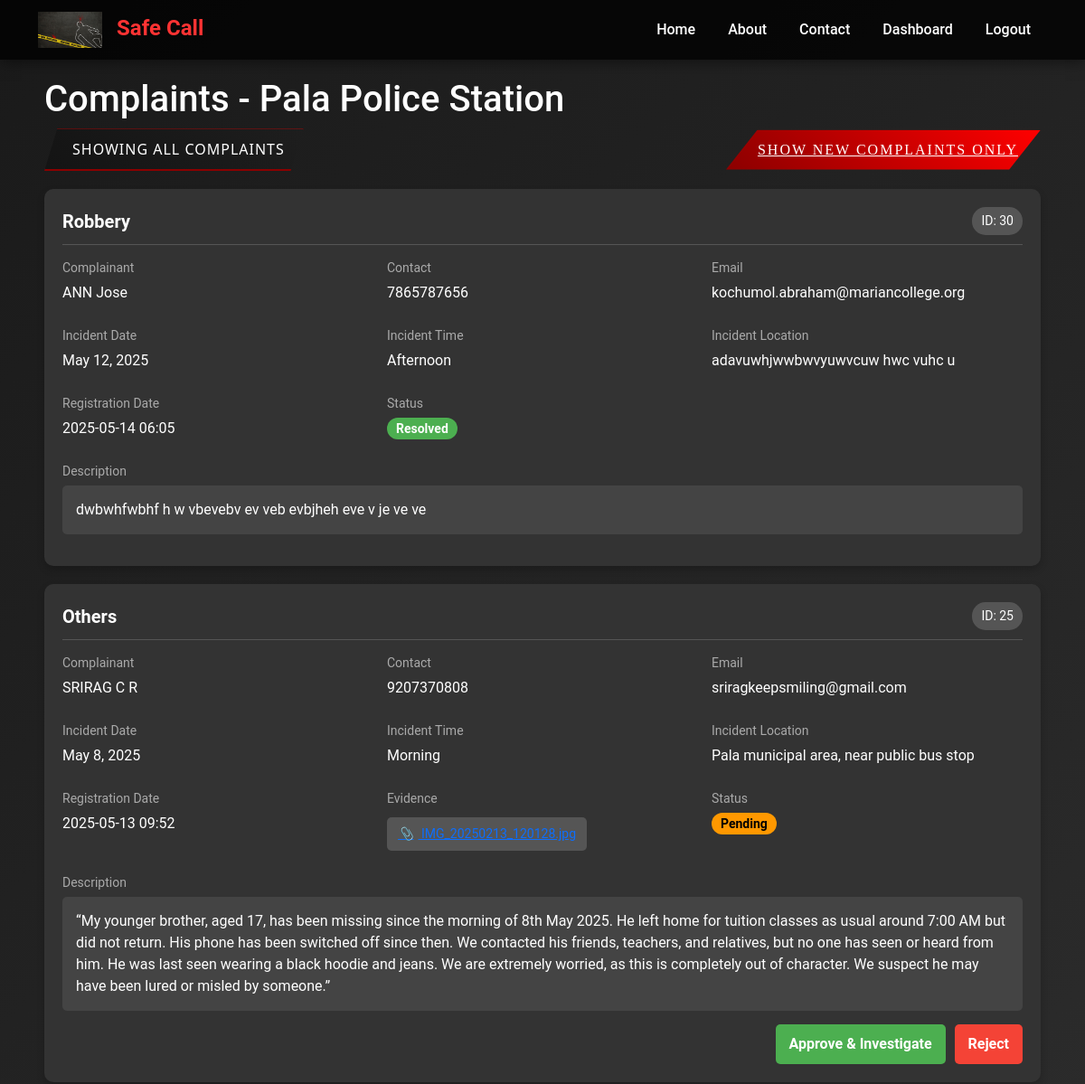
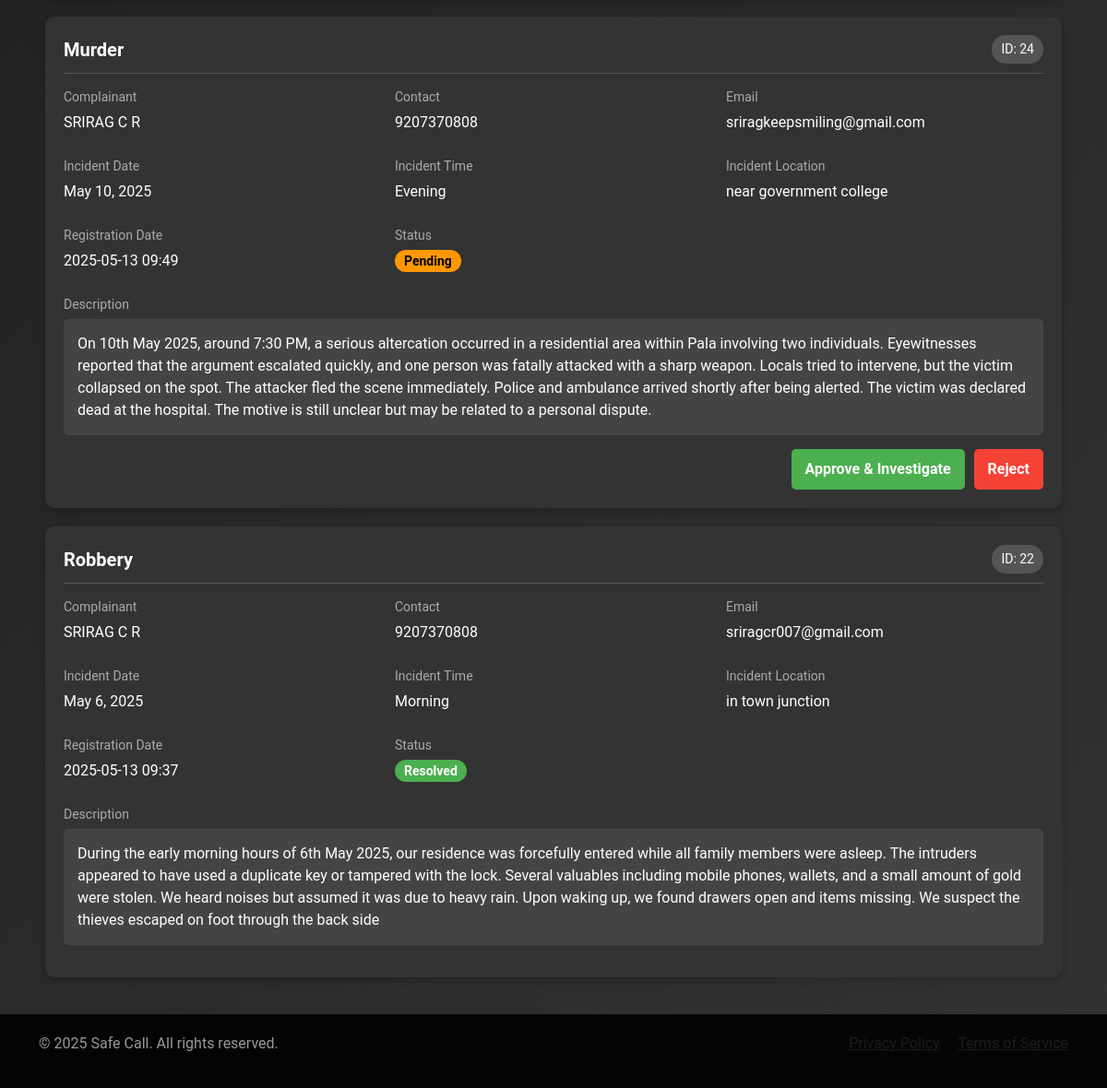
The app's page /police_station/view-complaints/?show_all=true (signed in) with its own data (2 pictures, top to bottom).
### core/models.py (models this page shows, shortened)
class PoliceStation(models.Model):
    district = models.CharField(max_length=100)
    location = models.CharField(max_length=255)
    pincode = models.CharField(max_length=6)
    contact = models.CharField(max_length=15)
    email = models.EmailField(unique=True)  # Added email field
    password = models.CharField(max_length=255)
    approved = models.BooleanField(default=False)

class Complaint(models.Model):
    COMPLAINT_TYPES = [
        ('Robbery', 'Robbery'),
        ('Assault', 'Assault'),
        ('Threats', 'Threats'),
        ('Burglary', 'Burglary'),
        ('Vandalism', 'Vandalism'),
        ('Fraud', 'Fraud'),
        ('Harassment', 'Harassment'),
        ('Theft', 'Theft'),
        ('Domestic Violence', 'Domestic Violence'),
        ('Sexual Assault', 'Sexual Assault'),
        ('Kidnapping', 'Kidnapping'),
        ('Stalking', 'Stalking'),
        ('Drunk Driving', 'Drunk Driving'),
        ('Hit and Run', 'Hit and Run'),
        ('Drug Offenses', 'Drug Offenses'),
        ('Public Intoxication', 'Public Intoxication'),
        ('Trespassing', 'Trespassing'),
        ('Hate Crimes', 'Hate Crimes'),
        ('Murder', 'Murder'),
        ('Arson', 'Arson'),
        ('Others', 'Others'),
    ]
    TIME_CHOICES = [
        ('Midnight', '12:00 AM - 12:59 AM'),
        ('Morning', '6:00 AM - 11:59 AM'),
        ('Noon', '12:00 PM - 12:59 PM'),
        ('Afternoon', '1:00 PM - 5:59 PM'),
        ('Evening', '6:00 PM - 8:59 PM'),
        ('Night', '9:00 PM - 11:59 PM'),
    ]
    STATUS_CHOICES = [
        ('Pending', 'Pending'),
        ('Under Investigation', 'Under Investigation'),
        ('Resolved', 'Resolved'),
        ('Rejected', 'Rejected'),
    ]
    user = models.ForeignKey(PublicUser, on_delete=models.CASCADE)
    police_station = models.ForeignKey(PoliceStation, on_delete=models.CASCADE)
    complaint_type = models.CharField(max_length=50, choices=COMPLAINT_TYPES)
    incident_date = models.DateField()
    incident_time = models.CharField(max_length=20, choices=TIME_CHOICES)
    incident_location = models.TextField(default='Location not specified')
    description = models.TextField()
    evidence = models.FileField(upload_to='complaint_evidence/', null=True, blank=True)
    status = models.CharField(max_length=20, choices=STATUS_CHOICES, default='Pending')
    registered_at = models.DateTimeField(auto_now_add=True)
    resolution_date = models.DateTimeField(null=True, blank=True)
    def filename(self):
        if self.evidence:
            return os.path.basename(self.evidence.name)
        return None

class PublicUser(models.Model):
    first_name = models.CharField(max_length=100)
    last_name = models.CharField(max_length=100)
    email = models.EmailField(unique=True)
    phone = models.CharField(max_length=15)
    adhaar = models.CharField(max_length=12, unique=True)
    address = models.TextField(null=True, blank=True)
    district = models.CharField(max_length=100, null=True, blank=True)
    pincode = models.CharField(max_length=6, null=True, blank=True)
    password = models.CharField(max_length=255)
    profile_picture = models.ImageField(upload_to='profile_pictures/', null=True, blank=True)
    date_of_birth = models.DateField(null=True, blank=True)
    gender = models.CharField(max_length=10, choices=[('Male', 'Male'), ('Female', 'Female'), ('Other', 'Other')], null=True, blank=True)
    is_verified = models.BooleanField(default=False)

### core/views.py (the view, shortened to what this page needs)
# urls.py: path('police_station/view-complaints/', views.police_view_complaints, name='police_view_complaints'),
def police_view_complaints(request):
    police_station = get_object_or_404(PoliceStation, id=request.session['police_station_id'])
    complaints = Complaint.objects.filter(
        police_station=police_station,
        status='Pending'
    ).order_by('-registered_at')
    show_all = request.GET.get('show_all', 'false').lower() == 'true'
    if show_all:
        complaints = Complaint.objects.filter(
            police_station=police_station
        ).order_by('-registered_at')
    return render(request, 'police_view_complaints.html', {
        'police_station': police_station,
        'complaints': complaints,
        'show_all': show_all
    })

### core/templates/police_view_complaints.html (shortened to what this page needs)
{% extends 'base.html' %}
{% block content %}
<div class="complaints-container">
    <h1>Complaints - {{ police_station.location }} Police Station</h1>
    <div style="display: flex; justify-content: space-between; align-items: center; margin-bottom: 20px;">
        <div>
            {% if show_all %}
                <span class="toggle-badge toggle-badge-dark">Showing all complaints</span>
            {% else %}
                <span class="toggle-badge toggle-badge-orange"><i class="fas fa-bell"></i>Showing new complaints only</span>
            {% endif %}
        </div>
        <div>
            {% if show_all %}
                <a href="?show_all=false" class="toggle-btn toggle-btn-orange">Show New Complaints Only</a>
            {% else %}
                <a href="?show_all=true" class="toggle-btn toggle-btn-dark"><i class="fas fa-list-ul"></i>Show All Complaints</a>
            {% endif %}
        </div>
    </div>
    {% if complaints %}
        {% for complaint in complaints %}
            <div class="complaint-card">
                <div class="complaint-header">
                    <div class="complaint-title">{{ complaint.complaint_type }}</div>
                    <div class="complaint-id">ID: {{ complaint.id }}</div>
                </div>
                <div class="complaint-details">
                    <div class="detail-group">
                        <div class="detail-label">Complainant</div>
                        <div class="detail-value">{{ complaint.user.first_name }} {{ complaint.user.last_name }}</div>
                    </div>
                    <div class="detail-group">
                        <div class="detail-label">Contact</div>
                        <div class="detail-value">{{ complaint.user.phone }}</div>
                    </div>
                    <div class="detail-group">
                        <div class="detail-label">Email</div>
                        <div class="detail-value">{{ complaint.user.email }}</div>
                    </div>
                    <div class="detail-group">
                        <div class="detail-label">Incident Date</div>
                        <div class="detail-value">{{ complaint.incident_date }}</div>
                    </div>
                    <div class="detail-group">
                        <div class="detail-label">Incident Time</div>
                        <div class="detail-value">{{ complaint.incident_time }}</div>
                    </div>
                    <div class="detail-group">
                        <div class="detail-label">Incident Location</div>
                        <div class="detail-value">{{ complaint.incident_location }}</div>
                    </div>
                    <div class="detail-group">
                        <div class="detail-label">Registration Date</div>
                        <div class="detail-value">{{ complaint.registered_at|date:"Y-m-d H:i" }}</div>
                    </div>
                    {% if complaint.evidence %}
                    <div class="detail-group">
                        <div class="detail-label">Evidence</div>
                        <div class="detail-value">
                            <a href="{{ complaint.evidence.url }}" class="evidence-file" target="_blank">
                                <i>📎</i> {{ complaint.filename }}
                            </a>
                        </div>
                    </div>
                    {% endif %}
                    <div class="detail-group">
                        <div class="detail-label">Status</div>
                        <div class="detail-value">
                            {% if complaint.status == 'Pending' %}
                                <span class="badge badge-pending">Pending</span>
                            {% elif complaint.status == 'Under Investigation' %}
                                <span class="badge badge-investigation">Under Investigation</span>
                            {% elif complaint.status == 'Resolved' %}
                                <span class="badge badge-resolved">Resolved</span>
                            {% elif complaint.status == 'Rejected' %}
                                <span class="badge badge-rejected">Rejected</span>
                            {% endif %}
                        </div>
                    </div>
                </div>
                <div class="detail-group">
                    <div class="detail-label">Description</div>
                    <div class="complaint-description">{{ complaint.description }}</div>
                </div>
                {% if complaint.status == 'Pending' %}
                <div class="complaint-actions">
                    <form method="post" action="{% url 'update_complaint_status' complaint.id 'approve' %}">
                        <button type="submit" class="btn btn-approve">Approve & Investigate</button>
                    </form>
                    <form method="post" action="{% url 'update_complaint_status' complaint.id 'reject' %}">
                        <button type="submit" class="btn btn-reject">Reject</button>
                    </form>
                </div>
                {% endif %}
            </div>
        {% endfor %}
    {% endif %}
</div>
{% endblock %}

### templates/base.html (style rules this page uses)
:root { --primary-color: #ff3333; --secondary-color: #1a1a1a; --text-color: #ffffff; --accent-color: #e60000; --bg-gradient: linear-gradient(135deg, #1a1a1a, #333333); }
body { background: var(--bg-gradient); color: var(--text-color); font-family: 'Roboto', sans-serif; margin: 0; padding: 0; min-height: 100vh; display: flex; flex-direction: column; }

### core/templates/police_view_complaints.html (style rules this page uses)
.complaints-container { width: 95%; max-width: 1200px; margin: 0 auto; }
.complaint-card { background-color: #333; border-radius: 10px; padding: 20px; margin-bottom: 20px; box-shadow: 0 4px 8px rgba(0, 0, 0, 0.2); }
.complaint-header { display: flex; justify-content: space-between; align-items: center; border-bottom: 1px solid #555; padding-bottom: 10px; margin-bottom: 15px; }
.complaint-title { font-size: 20px; font-weight: bold; }
.complaint-id { background-color: #555; padding: 5px 10px; border-radius: 15px; font-size: 14px; }
.complaint-details { display: grid; grid-template-columns: repeat(auto-fill, minmax(300px, 1fr)); gap: 15px; margin-bottom: 15px; }
.detail-group { margin-bottom: 10px; }
.detail-label { font-size: 14px; color: #aaa; margin-bottom: 5px; }
.detail-value { font-size: 16px; }
.complaint-description { background-color: #444; padding: 15px; border-radius: 5px; margin-bottom: 15px; white-space: pre-line; }
.complaint-actions { display: flex; gap: 10px; justify-content: flex-end; }
.btn { padding: 10px 15px; border: none; border-radius: 5px; cursor: pointer; font-weight: bold; transition: background-color 0.3s, transform 0.2s; }
.btn-approve { background-color: #4CAF50; color: white; }
.btn-reject { background-color: #f44336; color: white; }
.badge { padding: 5px 10px; border-radius: 15px; font-size: 14px; font-weight: bold; }
.badge-pending { background-color: #FF9800; color: black; }
.badge-resolved { background-color: #4CAF50; color: white; }
.evidence-file { display: inline-block; background-color: #555; padding: 8px 12px; border-radius: 5px; margin-top: 5px; font-size: 14px; }
.evidence-file i { margin-right: 5px; }
.toggle-btn { display: inline-flex; align-items: center; padding: 10px 25px; border: none; color: white; font-family: 'Crimson Text', serif; text-transform: uppercase; letter-spacing: 2px; position: relative; overflow: hidden; transition: all 0.3s ease; clip-path: polygon(10% 0, 100% 0, 90% 100%, 0 100%); box-shadow: 0 0 10px rgba(255, 0, 0, 0.3); }
.toggle-btn::before { content: ''; position: absolute; top: 0; left: -100%; width: 100%; height: 100%; background: linear-gradient(90deg, transparent, rgba(255, 255, 255, 0.2), transparent); transition: 0.5s; }
.toggle-btn-orange { background: linear-gradient(45deg, #8b0000, #ff0000); box-shadow: 0 0 10px rgba(255, 0, 0, 0.3), 0 0 20px rgba(139, 0, 0, 0.3); }
.toggle-badge { display: inline-flex; align-items: center; padding: 10px 20px; font-family: 'Segoe UI', sans-serif; font-weight: 500; text-transform: uppercase; letter-spacing: 1px; position: relative; background: linear-gradient(45deg, rgba(20, 20, 20, 0.95), rgba(30, 30, 30, 0.95)); border: 1px solid rgba(255, 0, 0, 0.3); border-radius: 0; clip-path: polygon(5% 0, 100% 0, 95% 100%, 0 100%); box-shadow: 0 4px 10px rgba(0, 0, 0, 0.3); }
.toggle-badge-dark { color: #ffffff; border-bottom: 2px solid #8b0000; }

### records on screen
PoliceStation: location "Pala"
Complaint: complaint_type "Robbery", id "30", user.first_name "ANN", user.last_name "Jose", user.phone "7865787656", user.email "kochumol.abraham@mariancollege.org", incident_date "May 12, 2025", incident_time "Afternoon", incident_location "adavuwhjwwbwvyuwvcuw hwc vuhc u", registered_at "2025-05-14 06:05", status "Resolved", description "dwbwhfwbhf h w vbevebv ev veb evbjheh eve v je ve ve"
Complaint: complaint_type "Others", id "25", user.first_name "SRIRAG", user.last_name "C R", user.phone "9207370808", user.email "sriragkeepsmiling@gmail.com", incident_date "May 8, 2025", incident_time "Morning", incident_location "Pala municipal area, near public bus stop", registered_at "2025-05-13 09:52", status "Pending", description "“My younger brother, aged 17, has been missing since the morning of 8th May 2025. He left home for tuition classes as usual around 7:00 AM but did not return. His phone has been switched off since then. We contacted his friends, teachers, and relatives, but no one has seen or heard from him. He was last seen wearing a black hoodie and jeans. We are extremely worried, as this is completely out of character. We suspect he may have been lured or misled by someone.”"
Complaint: complaint_type "Murder", id "24", user.first_name "SRIRAG", user.last_name "C R", user.phone "9207370808", user.email "sriragkeepsmiling@gmail.com", incident_date "May 10, 2025", incident_time "Evening", incident_location "near government college", registered_at "2025-05-13 09:49", status "Pending", description "On 10th May 2025, around 7:30 PM, a serious altercation occurred in a residential area within Pala involving two individuals. Eyewitnesses reported that the argument escalated quickly, and one person was fatally attacked with a sharp weapon. Locals tried to intervene, but the victim collapsed on the spot. The attacker fled the scene immediately. Police and ambulance arrived shortly after being alerted. The victim was declared dead at the hospital. The motive is still unclear but may be related to a personal dispute."
Complaint: complaint_type "Robbery", id "22", user.first_name "SRIRAG", user.last_name "C R", user.phone "9207370808", user.email "sriragcr007@gmail.com", incident_date "May 6, 2025", incident_time "Morning", incident_location "in town junction", registered_at "2025-05-13 09:37", status "Resolved", description "During the early morning hours of 6th May 2025, our residence was forcefully entered while all family members were asleep. The intruders appeared to have used a duplicate key or tampered with the lock. Several valuables including mobile phones, wallets, and a small amount of gold were stolen. We heard noises but assumed it was due to heavy rain. Upon waking up, we found drawers open and items missing. We suspect the thieves escaped on foot through the back side"
